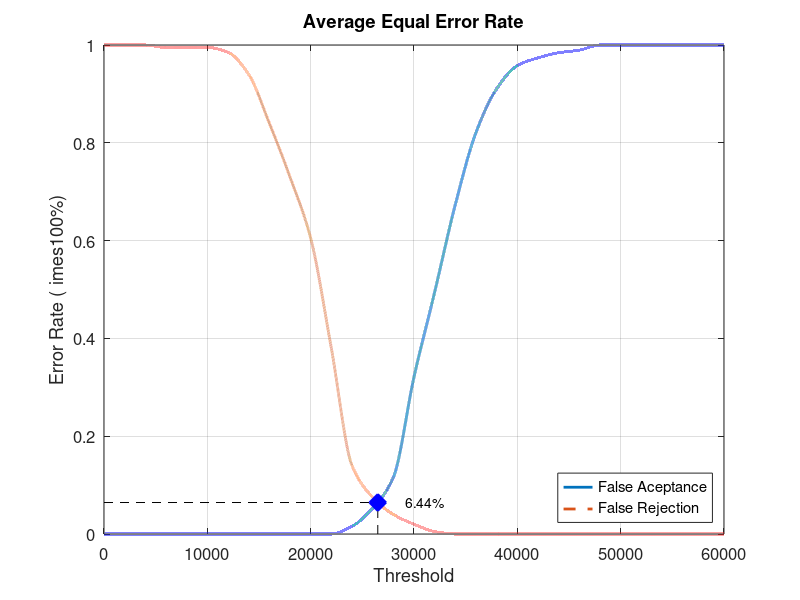
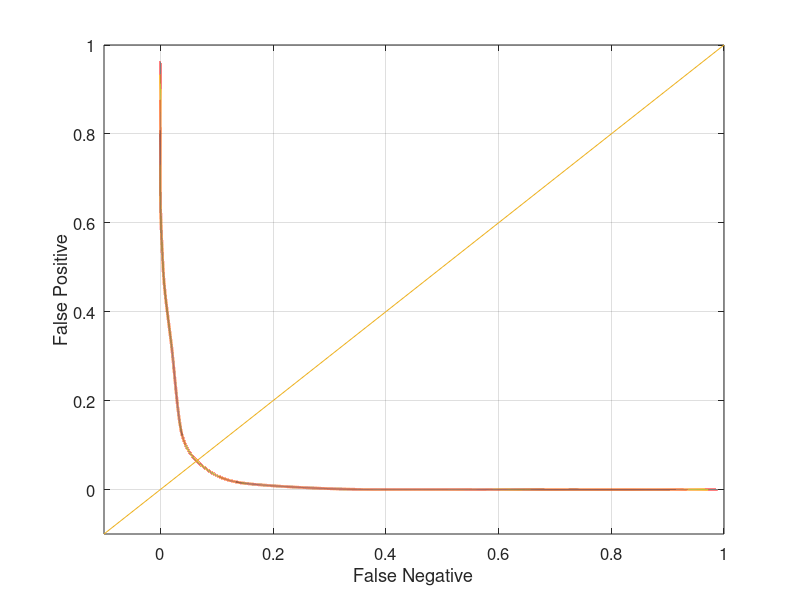

Recreate these plots in MATLAB, in order.
close all;
clear;
clc;
x = 0:2000:60000;
xq = 0:0.5:60000;

y0 = [0 0 0 0 0 0 0 0 0 0 0 0 0.0157895 0.0526316 0.115789 0.321053 0.494737 0.673684 0.821053 0.910526 0.957895 0.973684 0.984211 0.989474 1 1 1 1 1 1 1]
yy0 = interp1(x, y0, xq, 'pchip');
y1 = [1 1 1 0.995 0.995 0.995 0.985 0.94 0.84 0.73 0.605 0.38 0.14 0.075 0.04 0.02 0.005 0 0 0 0 0 0 0 0 0 0 0 0 0 0]
yy1 = interp1(x, y1, xq, 'pchip');

% Calculating EER: 
y2 = abs(y0 - y1);
find(y2 == min(y2))
yy2 = abs(yy0 - yy1);
xEER = find(yy2 == min(yy2));
xEERIndex = xq(xEER) % X-axis EER
yEER = yy0(xEER) % Y-axis EER

main = figure
plot(xq, yy0,'-','LineWidth', 2);	hold on
plot(xq, yy1,'--','LineWidth', 2);	hold on
plot([xEERIndex xEERIndex], [0 yEER], 'k--');	hold on
plot([0 xEERIndex], [yEER yEER], 'k--');	hold on
plot(xEERIndex, yEER, 'bx', 'LineWidth', 10);	hold on
text(xEERIndex + 10 * xEERIndex / 100, yEER, [num2str(round((10000 * yEER)) / 100) '%'])
legend('False Aceptance', 'False Rejection', 'Location', 'SouthEast')
xlabel('Threshold')
ylabel('Error Rate (	imes100%)')
title('Average Equal Error Rate')
set(gca, 'FontSize', 12)
axis([0 60000 0 1])
grid on

print(main, 'Database2_3Main', '-dpng');
FNRxFPR = figure('Color', [1 1 1]);
plot(yy1, yy0, '-', yy1, yy0, 'LineWidth', 2);
hold on
y = -0.1:0.1:1
plot(y, y); 
set(gca, 'FontSize', 12)
xlabel('False Negative')
ylabel('False Positive')
axis([-0.1 1 -0.1 1])
set(gca, 'FontSize', 12)
grid on

print(FNRxFPR, 'Database2_3FNRxFPR','-dpng');
